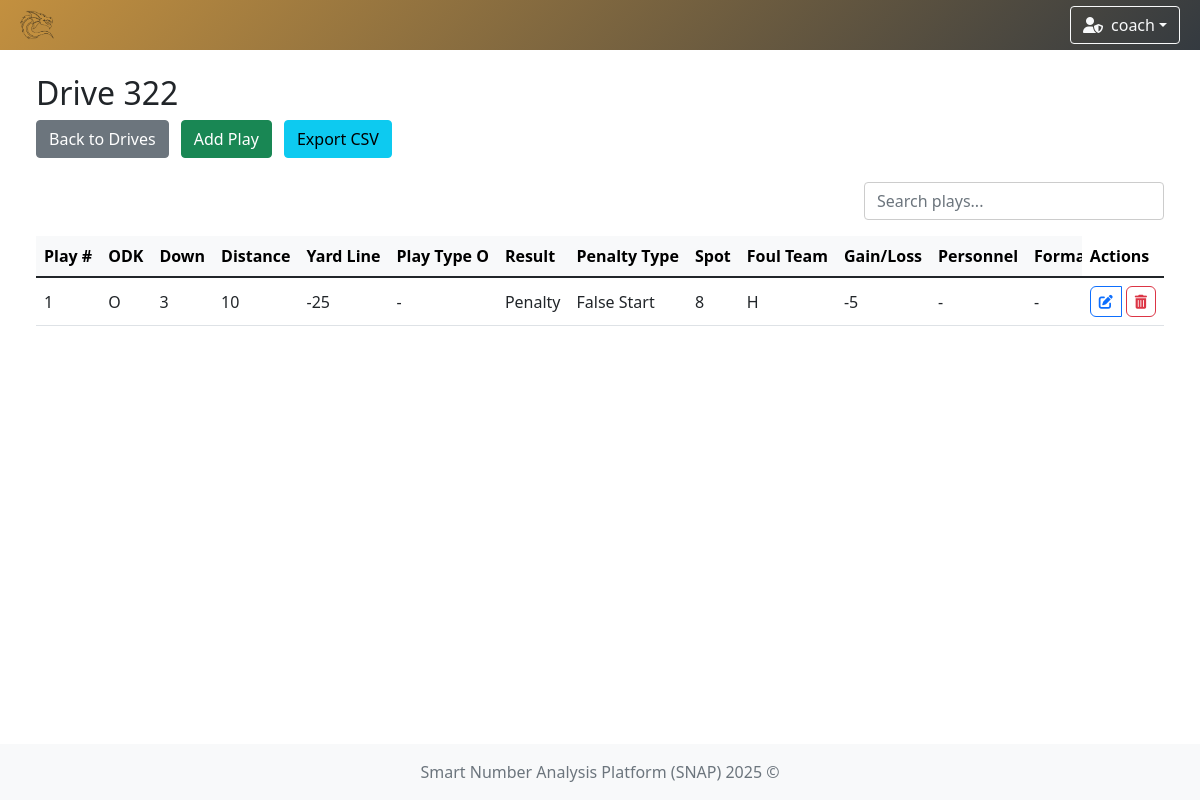
Page /drive/322 (signed in) on the earlier database version.
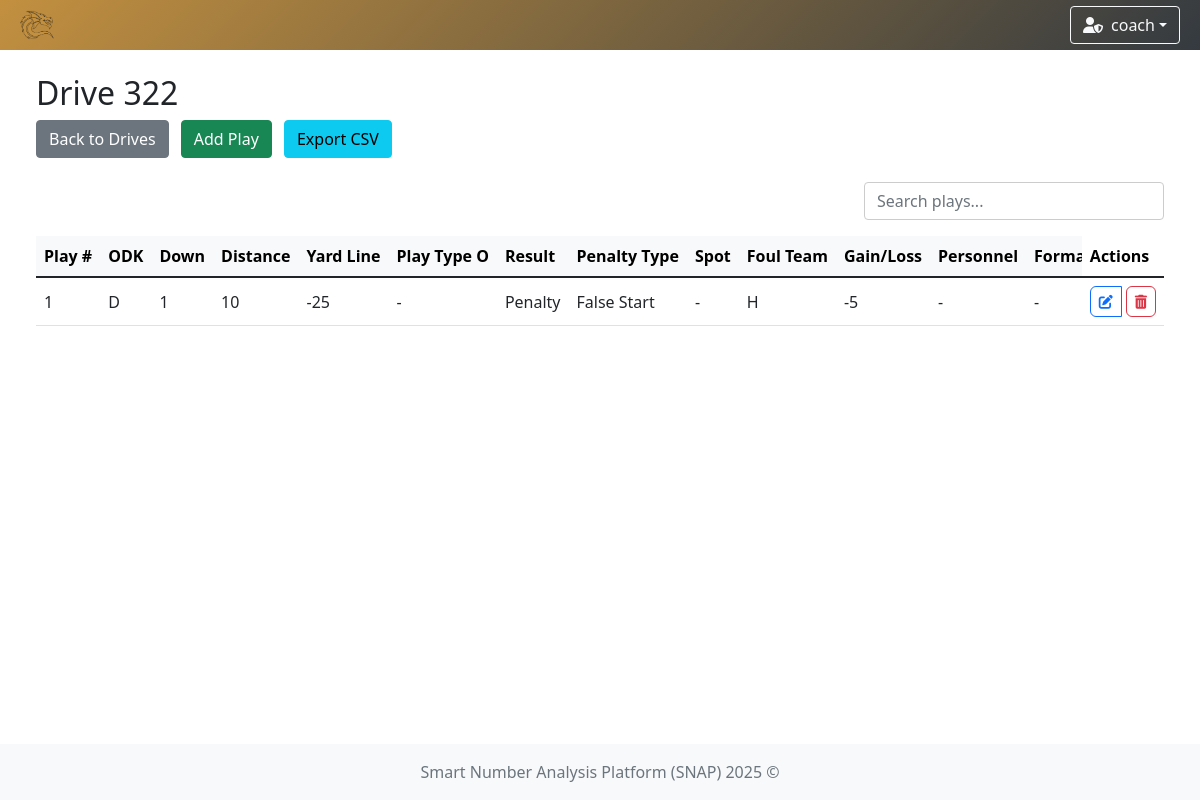
Same page on the later database version.
### app/models/team.py (models this page shows)
class TeamModel(db.Model):
    __tablename__ = 'teams'
    id = db.Column(db.Integer, primary_key=True)
    name = db.Column(db.String(100), nullable=False, unique=True)  # prevent duplicate team names
    icon = db.Column(db.String(300), nullable=False)  # longer path for future-proofing
    primary_color = db.Column(db.String(20), nullable=False)
    secondary_color = db.Column(db.String(20), nullable=False)

### app/models/user.py (models this page shows)
class UserModel(db.Model, UserMixin):
    __tablename__ = 'user'
    id = db.Column(db.Integer, primary_key=True)
    username = db.Column(db.String(80), unique=True, nullable=False)
    password = db.Column(db.String(120), nullable=False)
    role = db.Column(db.String(10), nullable=False, default='user')
    team_id = db.Column(db.Integer, db.ForeignKey('teams.id'))
    team = db.relationship('TeamModel', backref='users')

### app/models/drive.py (models this page shows, shortened)
class DriveModel(db.Model):
    __tablename__ = 'drive'
    id = db.Column(db.Integer, primary_key=True)
    game_id = db.Column(db.Integer, db.ForeignKey('game.id'), nullable=False)
    result = db.Column(db.String(50))
    ended = db.Column(db.Boolean, default=False)
    plays = db.relationship('PlayModel', backref='drive', lazy=True, cascade='all, delete-orphan')

### app/models/play.py (models this page shows)
class PlayModel(db.Model):
    __tablename__ = 'play'
    id = db.Column(db.Integer, primary_key=True)
    drive_id = db.Column(db.Integer, db.ForeignKey('drive.id'), nullable=False)
    odk = db.Column(db.String(1))  # O, D, or K
    quarter = db.Column(db.Integer)
    down = db.Column(db.Integer)
    distance = db.Column(db.Integer)
    yard_line = db.Column(db.Integer)
    play_type = db.Column(db.String(50))
    result = db.Column(db.String(50))
    gain_loss = db.Column(db.Integer)
    touchdown = db.Column(db.Boolean, default=False)
    penalty_type = db.Column(db.String(50))
    penalty_spot_yard = db.Column(db.Integer)
    foul_team = db.Column(db.String(1))# "H" (Home) oder "O" (Opponent)
    personnel = db.Column(db.String(20))
    off_form = db.Column(db.String(50))  # Offensive Formation
    form_str = db.Column(db.String(50))  # Formation Strength
    form_adj = db.Column(db.String(50))  # Formation Adjustment
    motion = db.Column(db.String(50))  # Motion
    protection = db.Column(db.String(50))  # Protection
    off_play = db.Column(db.String(50))  # Off Play
    dir_call = db.Column(db.String(50))  # Directional Call
    tag = db.Column(db.String(50))  # Tags
    hash = db.Column(db.String(1))  # New field for Hash (L, M, R)
    rusher_number = db.Column(db.Integer)
    passer = db.Column(db.Integer)
    receiver = db.Column(db.Integer)
    play_type1 = db.Column(db.String(50))
    defense_front = db.Column(db.String(50))
    defense_strongside = db.Column(db.String(50))
    blitz = db.Column(db.String(50))
    slants = db.Column(db.String(50))
    coverage = db.Column(db.String(50))
    tackler1 = db.Column(db.Integer)
    tackler2 = db.Column(db.Integer)
    interceptor = db.Column(db.Integer)
    returner = db.Column(db.Integer)
    returner_yard = db.Column(db.Integer)
    kicker = db.Column(db.Integer)
    kicker_yard = db.Column(db.Integer)

### app/controllers/drive.py (the view)
    @login_required
    def drive_detail(self, drive_id):
        drive = DriveModel.query.get_or_404(drive_id)
        for play in drive.plays:
            for column in play.__table__.columns:
                if getattr(play, column.name) is None or getattr(play, column.name) == "":
                    setattr(play, column.name, '-')
        return render_template('drive/drive_detail.html', drive=drive)

### app/controllers/user.py (called while the page is built)
    @staticmethod
    def load_user(user_id):
        return UserModel.query.get(int(user_id))

### run.py (called while the page is built)
    def _inject_context(self) -> None:
        @self.app.context_processor
        def inject_teams() -> dict:
            try:
                teams = TeamModel.query.all()
                return dict(teams=teams)
            except Exception as e:
                print(f"[!] Error injecting teams: {str(e)} ({type(e).__name__})")
                return dict(teams=[])

### app/templates/drive/drive_detail.html (shortened to what this page needs)
{% extends "system/base.html" %}
{% block content %}
    <div class="container-fluid">
        <div class="row mb-4">
            <div class="col">
                <h2>Drive {{ drive.id }}</h2>
                <a href="{{ url_for('game_detail', game_id=drive.game_id) }}" class="btn btn-secondary">Back to
                    Drives</a>
                <a href="{{ url_for('add_play', drive_id=drive.id) }}" class="btn btn-success">Add Play</a>
                <a href="{{ url_for('export_drive', drive_id=drive.id) }}" class="btn btn-info">Export CSV</a>
            </div>
        </div>
        <div class="row">
            <div class="col">
                <div class="d-flex justify-content-end mb-3">
                    <input type="text" id="customSearch" class="form-control custom-search"
                           placeholder="Search plays...">
                </div>
                <div class="table-responsive">
                    <table id="playTable" class="table table-hover align-middle mb-0">
                        <thead class="table-light">
                        <tr>
                            <th>Play #</th>
                            <th>ODK</th>
                            <th>Down</th>
                            <th>Distance</th>
                            <th>Yard Line</th>
                            <th>Play Type O</th>
                            <th>Result</th>
                            <th>Penalty Type</th>
                            <th>Spot</th>
                            <th>Foul Team</th>
                            <th>Gain/Loss</th>
                            <th>Personnel</th>
                            <th>Formation</th>
                            <th>Strength</th>
                            <th>Actions</th>
                        </tr>
                        </thead>
                        <tbody>
                        {% for play in drive.plays %}
                            <tr>
                                <td>{{ loop.index }}</td>
                                <td>{{ play.odk }}</td>
                                <td>{{ play.down }}</td>
                                <td>{{ play.distance }}</td>
                                <td>{{ play.yard_line }}</td>
                                <td>{{ play.play_type }}</td>
                                <td>{{ play.result }}</td>
                                <td>{{ play.penalty_type }}</td>
                                <td>{{ play.penalty_spot_yard }}</td>
                                <td>{{ play.foul_team }}</td>
                                <td>{{ play.gain_loss }}</td>
                                <td>{{ play.personnel }}</td>
                                <td>{{ play.off_form }}</td>
                                <td>{{ play.form_str }}</td>
                                <td>
                                    <div class="d-flex align-items-center gap-1">
                                        <a href="{{ url_for('edit_play', play_id=play.id) }}"
                                           class="btn btn-sm btn-outline-primary" title="Edit">
                                            <i class="fas fa-edit"></i>
                                        </a>
                                        <form action="{{ url_for('delete_play', play_id=play.id) }}" method="POST"
                                              onsubmit="return confirm('Delete this play?');" class="m-0 p-0">
                                            <button type="submit" class="btn btn-sm btn-outline-danger" title="Delete">
                                                <i class="fas fa-trash-alt"></i>
                                            </button>
                                        </form>
                                    </div>
                                </td>
                            </tr>
                        {% endfor %}
                        </tbody>
                    </table>
                </div>
            </div>
        </div>
    </div>
{% endblock content %}

### app/templates/system/base.html (shortened to what this page needs)
<!DOCTYPE html>
<html lang="en">
<head>
    <link href="https://cdn.jsdelivr.net/npm/bootstrap@5.1.3/dist/css/bootstrap.min.css" rel="stylesheet"/>
    <link rel="stylesheet" href="https://cdn.jsdelivr.net/npm/bootstrap-icons@1.11.3/font/bootstrap-icons.css"/>
    <link rel="stylesheet" href="https://cdnjs.cloudflare.com/ajax/libs/font-awesome/6.5.0/css/all.min.css"/>
    <link href="https://cdn.jsdelivr.net/npm/select2@4.1.0-rc.0/dist/css/select2.min.css" rel="stylesheet"/>
    <link href="https://cdn.jsdelivr.net/npm/select2-bootstrap-5-theme@1.3.0/dist/select2-bootstrap-5-theme.min.css" rel="stylesheet"/>
    <link href="https://cdn.datatables.net/1.13.6/css/dataTables.bootstrap5.min.css" rel="stylesheet"/>
    <link rel="stylesheet" href="https://cdn.datatables.net/fixedcolumns/4.3.0/css/fixedColumns.bootstrap5.min.css"/>
    <link rel="stylesheet" href="{{ url_for('static', filename='styles.css') }}"/>
</head>
<body class="{% block body_class %}{% endblock %}">
{% if current_user.is_authenticated %}
    {% set ns = namespace(navbar_color='background: linear-gradient(135deg, #4b6cb7, #182848);', team_found=False) %}
    {% if current_user.team %}
        {% set ns.navbar_color = 'background: linear-gradient(135deg, ' ~ current_user.team.primary_color ~ ', #343a40);' %}
        {% set ns.team_found = True %}
    {% endif %}
    <nav class="navbar navbar-expand-lg navbar-dark" style="{{ ns.navbar_color }}">
        <div class="container-fluid position-relative">
            <a class="navbar-brand d-flex align-items-center" href="{{ url_for('index') }}">
                {% if current_user.team and ns.team_found %}
                    <img class="team-logo" src="{{ current_user.team.icon }}" alt="{{ current_user.team.name }} logo"/>
                {% else %}
                    <a href="{{ url_for('game_options') }}" class="btn btn-outline-light me-2" title="Home">
                        <i class="fas fa-home"></i>
                    </a>
                {% endif %}
            </a>
            <div class="ms-auto d-flex align-items-center">
                <div class="dropdown me-2">
                    <button class="btn btn-outline-light dropdown-toggle d-flex align-items-center" type="button"
                            id="userDropdown" data-bs-toggle="dropdown" aria-expanded="false">
                        {% if current_user.role == 'admin' %}
                            <i class="fas fa-user-shield me-2"></i>
                        {% else %}
                            <i class="fas fa-user me-2"></i>
                        {% endif %}
                        {{ current_user.username }}
                    </button>
                </div>
            </div>
        </div>
    </nav>
{% endif %}
<div class="content-wrapper">
    <div class="container-fluid mt-4 px-4">
        <div id="toast-container" class="toast-container position-fixed bottom-0 end-0 p-3" style="z-index: 1100;">
        </div>
        {% block content %}{% endblock %}
    </div>
</div>
<footer class="footer mt-auto py-3 bg-light">
    <div class="container text-center">
        <span class="text-muted">Smart Number Analysis Platform (SNAP) 2025 ©</span>
    </div>
</footer>
</body>
</html>

### app/static/styles.css (style rules this page uses)
.navbar { transition: background-color 0.5s ease; height: 50px; }
.team-logo { animation: fadeIn 0.5s ease, pulse 1s ease-in-out; width: 50px; height: auto; }
html, body { height: 100%; margin: 0; padding: 0; }
body { display: flex; flex-direction: column; min-height: 100vh; }
.content-wrapper { flex: 1 0 auto; }
.footer { flex-shrink: 0; background-color: #f8f9fa; padding: 1rem 0; margin-top: auto; }
.table-responsive { margin-top: 0 !important; overflow-x: auto; }
.btn + .btn { margin-left: 0.5rem; }
.table-responsive { overflow-x: auto; }
.table th, .table td { white-space: nowrap; padding: 0.5rem; }
.table thead th { background-color: #f8f9fa; font-weight: bold; }

### app/templates/drive/drive_detail.html (style rules this page uses)
.table-responsive { overflow-x: auto; }
.table th, .table td { white-space: nowrap; padding: 0.5rem; }
.table td:last-child, .table th:last-child { position: sticky; right: 0; background: white; box-shadow: -2px 0 5px rgba(0, 0, 0, 0.1); z-index: 1; }
.d-flex.gap-1 .btn { border-radius: 0; }
.d-flex.gap-1 .btn:first-child { border-top-left-radius: 0.375rem; border-bottom-left-radius: 0.375rem; }
.d-flex.gap-1 .btn:last-child { border-top-right-radius: 0.375rem; border-bottom-right-radius: 0.375rem; }
.d-flex.gap-1 form { margin: 0; padding: 0; }
.d-flex.gap-1 .btn i { pointer-events: none; }
.custom-search { max-width: 300px; background-color: transparent; border: 1px solid #ccc; transition: border-color 0.3s ease; }

Differences in the rows shown:
removed PlayModel: odk "O", down "3", distance "10", yard_line "-25", play_type "-", result "Penalty", penalty_type "False Start", penalty_spot_yard "8", foul_team "H", gain_loss "-5", personnel "-", off_form "-"
added PlayModel: odk "D", down "1", distance "10", yard_line "-25", play_type "-", result "Penalty", penalty_type "False Start", penalty_spot_yard "-", foul_team "H", gain_loss "-5", personnel "-", off_form "-"
